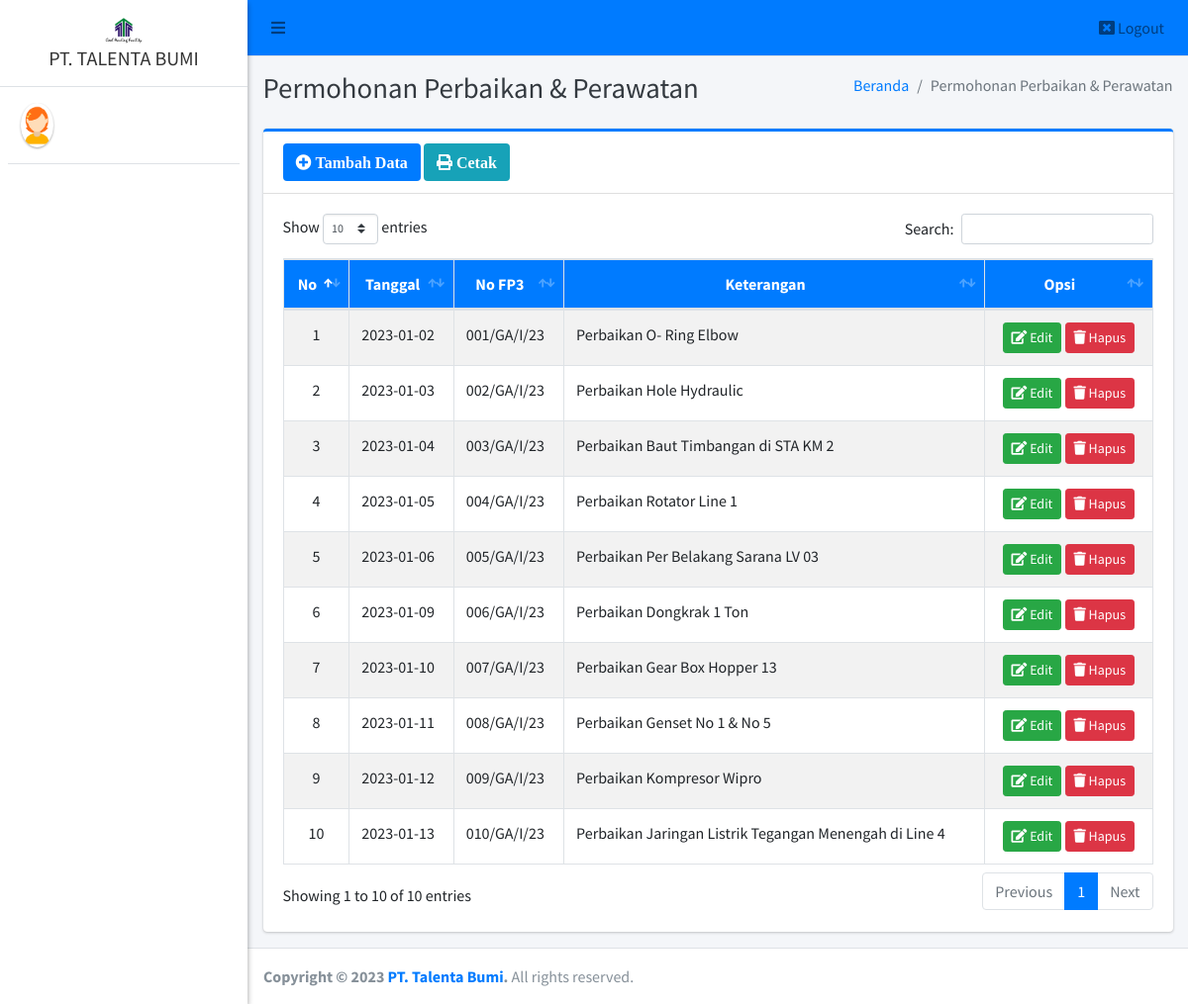
The page /admin/fp3/index.php on the database its author committed.
### tables this page shows
CREATE TABLE `fppp` (
  `id_fppp` int(11) NOT NULL,
  `tanggal_permintaan` date NOT NULL,
  `no_fppp` varchar(40) NOT NULL,
  `keterangan` text NOT NULL
);

### admin/fp3/index.php (the view, shortened to what this page needs)
<?php
require '../../config/koneksi.php';
?>
<!DOCTYPE html>
<html>
<?php
include '../../templates/head.php';
?>
<body class="hold-transition sidebar-mini layout-fixed">
    <div class="wrapper">
        <?php
        include '../../templates/navbar.php';
        ?>
        <?php
        include '../../templates/sidebar.php';
        ?>
        <div class="content-wrapper">
            <div class="content-header">
                <div class="container-fluid">
                    <div class="row mb-2">
                        <div class="col-sm-6">
                            <h1 class="m-0 text-dark">Permohonan Perbaikan & Perawatan</h1>
                        </div>
                        <div class="col-sm-6">
                            <ol class="breadcrumb float-sm-right">
                                <li class="breadcrumb-item"><a href="#">Beranda</a></li>
                                <li class="breadcrumb-item active">Permohonan Perbaikan & Perawatan</li>
                            </ol>
                        </div>
                    </div>
                </div>
            </div>
            <section class="content">
                <div class="container-fluid">
                    <div class="row">
                        <div class="col-12">
                            <div class="card card-primary card-outline">
                                <div class="card-header">
                                    <a href="tambah" class="btn bg-primary"><i class="fa fa-plus-circle"> Tambah Data</i></a>
                                    <a href="#" data-toggle="modal" data-target="#fp3" class="btn bg-info"><i class="fa fa-print"> Cetak</i></a>
                                </div>
                                <div class="card-body">
                                    <div class="table-responsive">
                                        <table id="example1" class="table table-bordered table-striped">
                                            <thead class="bg-primary">
                                                <tr align="center">
                                                    <th>No</th>
                                                    <th>Tanggal</th>
                                                    <th>No FP3</th>
                                                    <th>Keterangan</th>
                                                    <th>Opsi</th>
                                                </tr>
                                            </thead>
                                            <tbody style="background-color: white">
                                                <?php
                                                $no = 1;
                                                $data = $koneksi->query("SELECT * FROM fppp ORDER BY id_fppp ASC");
                                                while ($row = $data->fetch_array()) {
                                                ?>
                                                    <tr>
                                                        <td align="center"><?= $no++ ?></td>
                                                        <td><?= $row['tanggal_permintaan'] ?></td>
                                                        <td><?= $row['no_fppp'] ?></td>
                                                        <td><?= $row['keterangan'] ?></td>
                                                        <td align="center">
                                                            <a href="edit?id=<?= $row['id_fppp'] ?>" class="btn btn-success btn-sm" title="Edit"><i class="fa fa-edit"></i> Edit</a>
                                                            <a href="hapus?id=<?= $row['id_fppp'] ?>" class="btn btn-danger btn-sm alert-hapus" title="Hapus"><i class="fa fa-trash"></i> Hapus</a>
                                                        </td>
                                                    </tr>
                                                <?php } ?>
                                            </tbody>
                                        </table>
                                    </div>
                                </div>
                            </div>
                        </div>
                    </div>
                </div>
            </section>
        </div>
        <?php include_once "../../templates/footer.php"; ?>
    </div>
</body>
</html>

### rows shown on the page
fppp: tanggal_permintaan "2023-01-02", no_fppp "001/GA/I/23", keterangan "Perbaikan O- Ring Elbow"
fppp: tanggal_permintaan "2023-01-03", no_fppp "002/GA/I/23", keterangan "Perbaikan Hole Hydraulic"
fppp: tanggal_permintaan "2023-01-04", no_fppp "003/GA/I/23", keterangan "Perbaikan Baut Timbangan di STA KM 2"
fppp: tanggal_permintaan "2023-01-05", no_fppp "004/GA/I/23", keterangan "Perbaikan Rotator Line 1"
fppp: tanggal_permintaan "2023-01-06", no_fppp "005/GA/I/23", keterangan "Perbaikan Per Belakang Sarana LV 03"
fppp: tanggal_permintaan "2023-01-09", no_fppp "006/GA/I/23", keterangan "Perbaikan Dongkrak 1 Ton"
fppp: tanggal_permintaan "2023-01-10", no_fppp "007/GA/I/23", keterangan "Perbaikan Gear Box Hopper 13"
fppp: tanggal_permintaan "2023-01-11", no_fppp "008/GA/I/23", keterangan "Perbaikan Genset No 1 & No 5"
fppp: tanggal_permintaan "2023-01-12", no_fppp "009/GA/I/23", keterangan "Perbaikan Kompresor Wipro"
fppp: tanggal_permintaan "2023-01-13", no_fppp "010/GA/I/23", keterangan "Perbaikan Jaringan Listrik Tegangan Menengah di Line 4"
